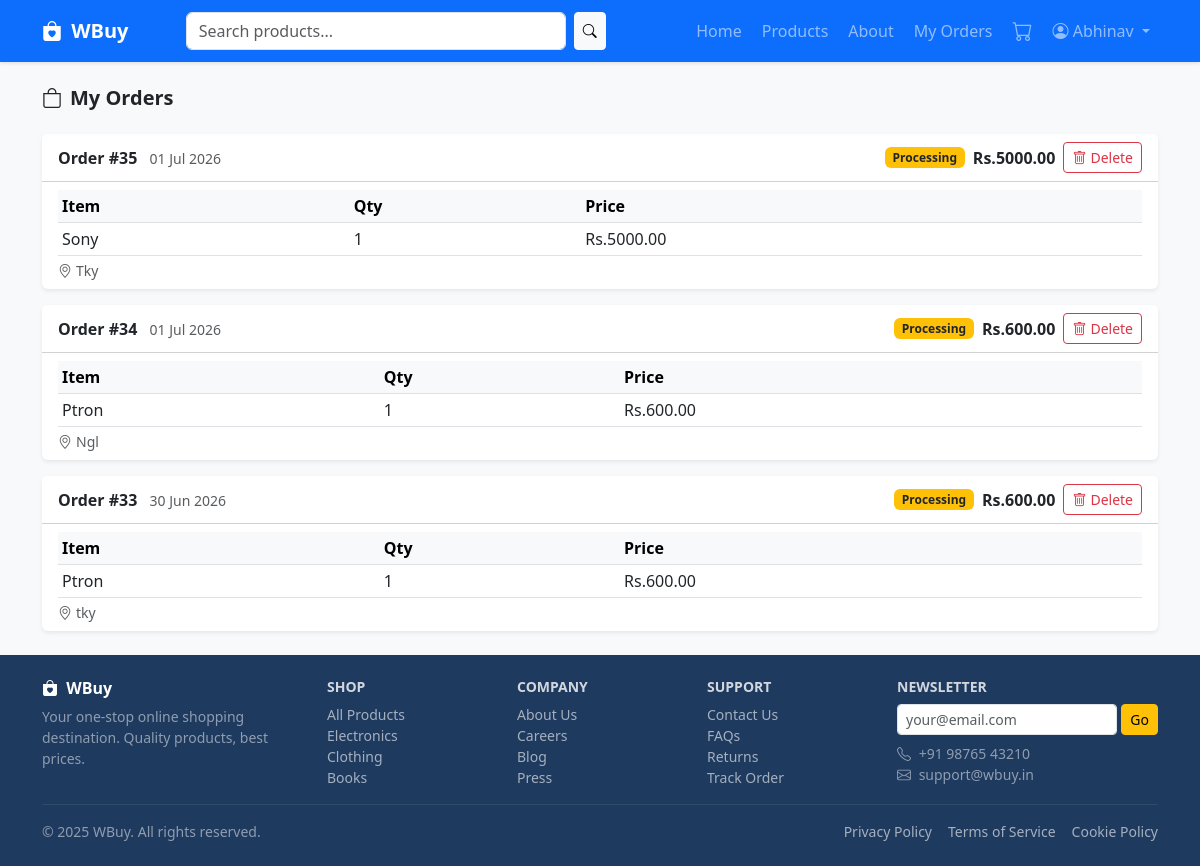
The page /orders/ (signed in) on the database as committed earlier.
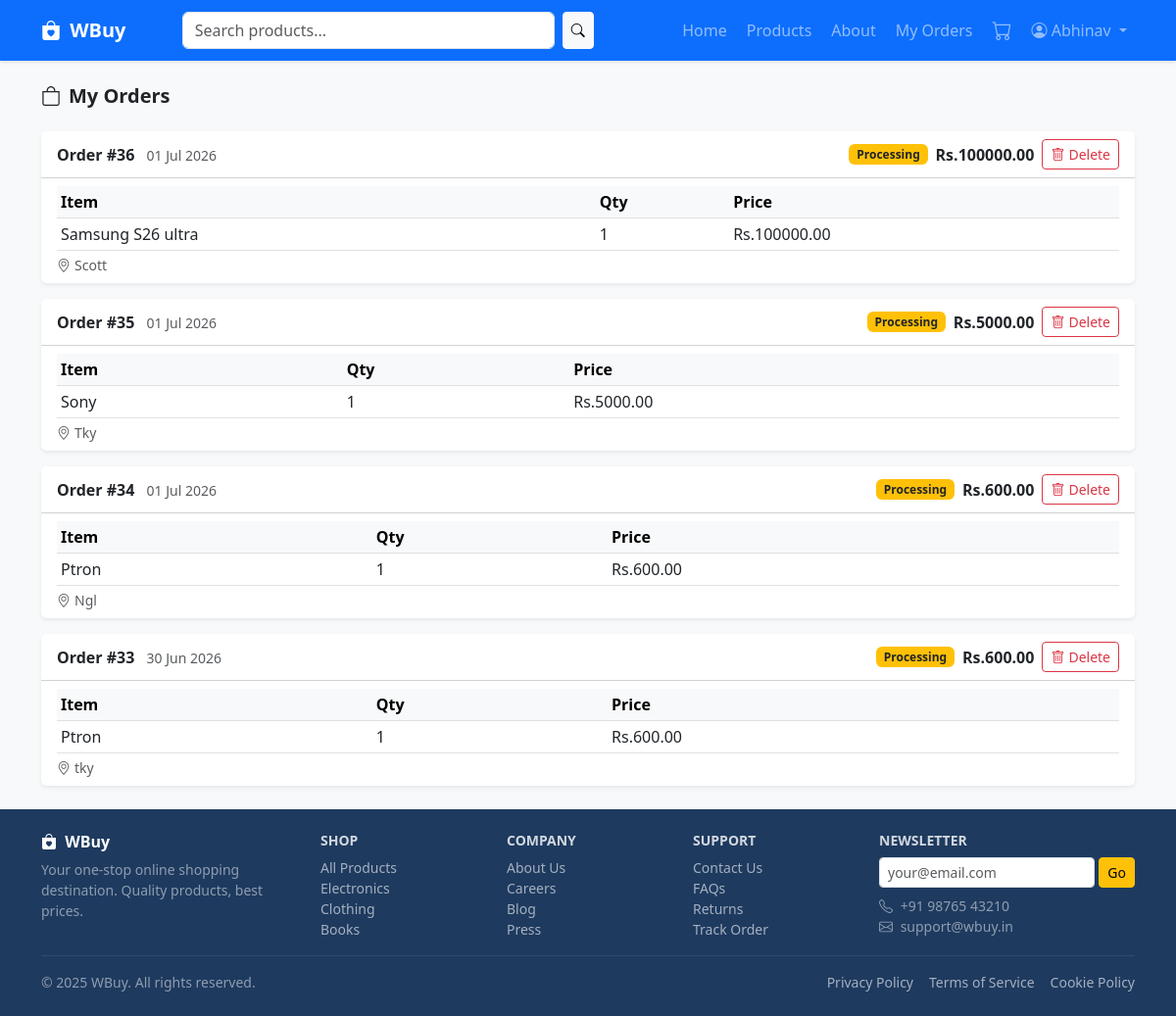
The same page on the database as committed later.
### store/models.py (models this page shows, shortened)
class Order(models.Model):
    STATUS_CHOICES = [
        ('pending',    'Pending'),
        ('processing', 'Processing'),
        ('shipped',    'Shipped'),
        ('delivered',  'Delivered'),
        ('cancelled',  'Cancelled'),
    ]
    user       = models.ForeignKey(User, on_delete=models.CASCADE, related_name='orders')
    email      = models.EmailField(blank=True)
    status     = models.CharField(max_length=20, choices=STATUS_CHOICES, default='pending')
    total      = models.DecimalField(max_digits=10, decimal_places=2, default=0)
    address    = models.TextField(blank=True)
    created_at = models.DateTimeField(auto_now_add=True)
    updated_at = models.DateTimeField(auto_now=True)
    class Meta:
        ordering = ['-created_at']

class OrderItem(models.Model):
    order    = models.ForeignKey(Order, on_delete=models.CASCADE, related_name='items')
    product  = models.ForeignKey(Product, on_delete=models.SET_NULL, null=True)
    name     = models.CharField(max_length=200)
    price    = models.DecimalField(max_digits=10, decimal_places=2)
    quantity = models.PositiveIntegerField(default=1)
    @property
    def subtotal(self):
        return self.price * self.quantity

### store/views.py (the view)
# urls.py: path('orders/',         views.orders,       name='orders'),
@login_required
def orders(request):
    user_orders = Order.objects.filter(user=request.user).prefetch_related('items')
    return render(request, 'orders.html', {'orders': user_orders})

### store/templates/orders.html (shortened to what this page needs)
{% extends 'base.html' %}
{% block content %}
<div class="container my-4">
    <h5 class="fw-bold mb-4"><i class="bi bi-bag me-2"></i>My Orders</h5>
    {% if orders %}
    <div class="d-flex flex-column gap-3">
        {% for order in orders %}
        <div class="card border-0 shadow-sm">
            <div class="card-header bg-white d-flex flex-wrap justify-content-between align-items-center gap-2 py-2">
                <div>
                    <strong>Order #{{ order.id }}</strong>
                    <span class="text-muted small ms-2">{{ order.created_at|date:"d M Y" }}</span>
                </div>
                <div class="d-flex align-items-center gap-2">
                    <span class="badge
                        {% if order.status == 'delivered' %}bg-success
                        {% elif order.status == 'shipped' %}bg-info
                        {% elif order.status == 'cancelled' %}bg-danger
                        {% elif order.status == 'processing' %}bg-warning text-dark
                        {% else %}bg-secondary{% endif %}">
                        {{ order.get_status_display }}
                    </span>
                    <strong>Rs.{{ order.total }}</strong>
                    <form method="POST" action="{% url 'delete_order' order.id %}" class="mb-0">
                        <button type="submit" class="btn btn-outline-danger btn-sm" onclick="return confirm('Delete this order? This will remove it permanently.');">
                            <i class="bi bi-trash me-1"></i>Delete
                        </button>
                    </form>
                </div>
            </div>
            <div class="card-body py-2">
                <table class="table table-sm mb-0">
                    <thead class="table-light">
                        <tr><th>Item</th><th>Qty</th><th>Price</th></tr>
                    </thead>
                    <tbody>
                        {% for item in order.items.all %}
                        <tr>
                            <td>{{ item.name }}</td>
                            <td>{{ item.quantity }}</td>
                            <td>Rs.{{ item.subtotal }}</td>
                        </tr>
                        {% endfor %}
                    </tbody>
                </table>
                {% if order.address %}
                <p class="small text-muted mb-0 mt-1"><i class="bi bi-geo-alt me-1"></i>{{ order.address }}</p>
                {% endif %}
            </div>
        </div>
        {% endfor %}
    </div>
    {% else %}
    <div class="text-center py-5 text-muted">
        <i class="bi bi-bag-x" style="font-size:3rem;"></i>
        <h6 class="mt-2">No orders yet</h6>
        <a href="{% url 'product_list' %}" class="btn btn-primary btn-sm mt-2">Start Shopping</a>
    </div>
    {% endif %}
</div>
{% endblock %}

Rows that differ between the two databases and show on the page:
added Order: id "36", created_at "01 Jul 2026", status "Processing", total "100000.00", address "Scott"
added OrderItem: name "Samsung S26 ultra", quantity "1", subtotal "100000.00", shown under "36"
